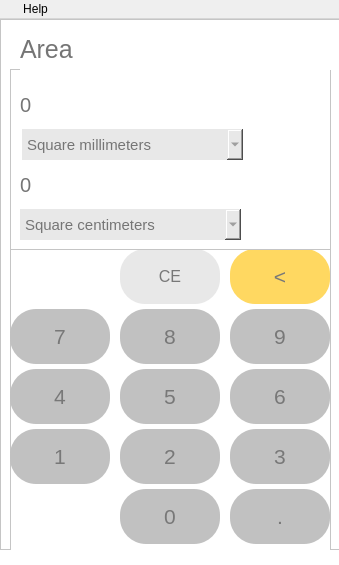
<?xml version="1.0" encoding="UTF-8"?>
<ui version="4.0">
 <class>MainWindow</class>
 <widget class="QMainWindow" name="MainWindow">
  <property name="geometry">
   <rect>
    <x>0</x>
    <y>0</y>
    <width>339</width>
    <height>565</height>
   </rect>
  </property>
  <property name="minimumSize">
   <size>
    <width>339</width>
    <height>565</height>
   </size>
  </property>
  <property name="maximumSize">
   <size>
    <width>339</width>
    <height>565</height>
   </size>
  </property>
  <property name="sizeIncrement">
   <size>
    <width>0</width>
    <height>1</height>
   </size>
  </property>
  <property name="windowTitle">
   <string>Calculator</string>
  </property>
  <property name="windowIcon">
   <iconset>
    <normaloff>../images/logo.png</normaloff>../images/logo.png</iconset>
  </property>
  <property name="toolTipDuration">
   <number>-1</number>
  </property>
  <property name="layoutDirection">
   <enum>Qt::LeftToRight</enum>
  </property>
  <property name="autoFillBackground">
   <bool>false</bool>
  </property>
  <property name="styleSheet">
   <string notr="true"/>
  </property>
  <widget class="QWidget" name="centralwidget">
   <property name="styleSheet">
    <string notr="true">background-color: rgb(255, 255, 255);</string>
   </property>
   <widget class="QFrame" name="frame">
    <property name="geometry">
     <rect>
      <x>0</x>
      <y>0</y>
      <width>341</width>
      <height>531</height>
     </rect>
    </property>
    <property name="styleSheet">
     <string notr="true"/>
    </property>
    <property name="frameShape">
     <enum>QFrame::StyledPanel</enum>
    </property>
    <property name="frameShadow">
     <enum>QFrame::Raised</enum>
    </property>
    <widget class="QFrame" name="frame_buttons">
     <property name="geometry">
      <rect>
       <x>10</x>
       <y>230</y>
       <width>321</width>
       <height>311</height>
      </rect>
     </property>
     <property name="styleSheet">
      <string notr="true"/>
     </property>
     <property name="frameShape">
      <enum>QFrame::StyledPanel</enum>
     </property>
     <property name="frameShadow">
      <enum>QFrame::Raised</enum>
     </property>
     <widget class="QPushButton" name="area_point">
      <property name="geometry">
       <rect>
        <x>220</x>
        <y>240</y>
        <width>100</width>
        <height>55</height>
       </rect>
      </property>
      <property name="font">
       <font>
        <pointsize>16</pointsize>
       </font>
      </property>
      <property name="styleSheet">
       <string notr="true">color: rgb(120, 120, 120);
background-color: rgb(193, 193, 193);
border-radius: 26px;</string>
      </property>
      <property name="text">
       <string>.</string>
      </property>
     </widget>
     <widget class="QPushButton" name="area_three">
      <property name="geometry">
       <rect>
        <x>220</x>
        <y>180</y>
        <width>100</width>
        <height>55</height>
       </rect>
      </property>
      <property name="font">
       <font>
        <pointsize>16</pointsize>
       </font>
      </property>
      <property name="styleSheet">
       <string notr="true">color: rgb(120, 120, 120);
background-color: rgb(193, 193, 193);
border-radius: 26px;</string>
      </property>
      <property name="text">
       <string>3</string>
      </property>
     </widget>
     <widget class="QPushButton" name="area_zero">
      <property name="geometry">
       <rect>
        <x>110</x>
        <y>240</y>
        <width>100</width>
        <height>55</height>
       </rect>
      </property>
      <property name="font">
       <font>
        <pointsize>16</pointsize>
       </font>
      </property>
      <property name="styleSheet">
       <string notr="true">color: rgb(120, 120, 120);
background-color: rgb(193, 193, 193);
border-radius: 26px;</string>
      </property>
      <property name="text">
       <string>0</string>
      </property>
     </widget>
     <widget class="QPushButton" name="area_two">
      <property name="geometry">
       <rect>
        <x>110</x>
        <y>180</y>
        <width>100</width>
        <height>55</height>
       </rect>
      </property>
      <property name="font">
       <font>
        <pointsize>16</pointsize>
       </font>
      </property>
      <property name="styleSheet">
       <string notr="true">color: rgb(120, 120, 120);
background-color: rgb(193, 193, 193);
border-radius: 26px;</string>
      </property>
      <property name="text">
       <string>2</string>
      </property>
     </widget>
     <widget class="QPushButton" name="area_eight">
      <property name="geometry">
       <rect>
        <x>110</x>
        <y>60</y>
        <width>100</width>
        <height>55</height>
       </rect>
      </property>
      <property name="font">
       <font>
        <pointsize>16</pointsize>
       </font>
      </property>
      <property name="styleSheet">
       <string notr="true">color: rgb(120, 120, 120);
background-color: rgb(193, 193, 193);
border-radius: 26px;</string>
      </property>
      <property name="text">
       <string>8</string>
      </property>
     </widget>
     <widget class="QPushButton" name="area_five">
      <property name="geometry">
       <rect>
        <x>110</x>
        <y>120</y>
        <width>100</width>
        <height>55</height>
       </rect>
      </property>
      <property name="font">
       <font>
        <pointsize>16</pointsize>
       </font>
      </property>
      <property name="styleSheet">
       <string notr="true">color: rgb(120, 120, 120);
background-color: rgb(193, 193, 193);
border-radius: 26px;</string>
      </property>
      <property name="text">
       <string>5</string>
      </property>
     </widget>
     <widget class="QPushButton" name="area_seven">
      <property name="geometry">
       <rect>
        <x>0</x>
        <y>60</y>
        <width>100</width>
        <height>55</height>
       </rect>
      </property>
      <property name="font">
       <font>
        <pointsize>16</pointsize>
       </font>
      </property>
      <property name="styleSheet">
       <string notr="true">color: rgb(120, 120, 120);
background-color: rgb(193, 193, 193);
border-radius: 26px;</string>
      </property>
      <property name="text">
       <string>7</string>
      </property>
     </widget>
     <widget class="QPushButton" name="area_six">
      <property name="geometry">
       <rect>
        <x>220</x>
        <y>120</y>
        <width>100</width>
        <height>55</height>
       </rect>
      </property>
      <property name="font">
       <font>
        <pointsize>16</pointsize>
       </font>
      </property>
      <property name="styleSheet">
       <string notr="true">color: rgb(120, 120, 120);
background-color: rgb(193, 193, 193);
border-radius: 26px;</string>
      </property>
      <property name="text">
       <string>6</string>
      </property>
     </widget>
     <widget class="QPushButton" name="area_four">
      <property name="geometry">
       <rect>
        <x>0</x>
        <y>120</y>
        <width>100</width>
        <height>55</height>
       </rect>
      </property>
      <property name="font">
       <font>
        <pointsize>16</pointsize>
       </font>
      </property>
      <property name="styleSheet">
       <string notr="true">color: rgb(120, 120, 120);
background-color: rgb(193, 193, 193);
border-radius: 26px;</string>
      </property>
      <property name="text">
       <string>4</string>
      </property>
     </widget>
     <widget class="QPushButton" name="area_nine">
      <property name="geometry">
       <rect>
        <x>220</x>
        <y>60</y>
        <width>100</width>
        <height>55</height>
       </rect>
      </property>
      <property name="font">
       <font>
        <pointsize>16</pointsize>
       </font>
      </property>
      <property name="styleSheet">
       <string notr="true">color: rgb(120, 120, 120);
background-color: rgb(193, 193, 193);
border-radius: 26px;</string>
      </property>
      <property name="text">
       <string>9</string>
      </property>
     </widget>
     <widget class="QPushButton" name="area_one">
      <property name="geometry">
       <rect>
        <x>0</x>
        <y>180</y>
        <width>100</width>
        <height>55</height>
       </rect>
      </property>
      <property name="font">
       <font>
        <pointsize>16</pointsize>
       </font>
      </property>
      <property name="styleSheet">
       <string notr="true">color: rgb(120, 120, 120);
background-color: rgb(193, 193, 193);
border-radius: 26px;</string>
      </property>
      <property name="text">
       <string>1</string>
      </property>
     </widget>
     <widget class="QPushButton" name="area_ce">
      <property name="geometry">
       <rect>
        <x>110</x>
        <y>0</y>
        <width>100</width>
        <height>55</height>
       </rect>
      </property>
      <property name="font">
       <font>
        <pointsize>12</pointsize>
       </font>
      </property>
      <property name="toolTip">
       <string>Clear</string>
      </property>
      <property name="styleSheet">
       <string notr="true">color: rgb(120, 120, 120);
background-color: rgb(232, 232, 232);
border-radius: 25px;</string>
      </property>
      <property name="text">
       <string>CE</string>
      </property>
     </widget>
     <widget class="QPushButton" name="area_back">
      <property name="geometry">
       <rect>
        <x>220</x>
        <y>0</y>
        <width>100</width>
        <height>55</height>
       </rect>
      </property>
      <property name="font">
       <font>
        <pointsize>16</pointsize>
       </font>
      </property>
      <property name="toolTip">
       <string>Remove/Back</string>
      </property>
      <property name="styleSheet">
       <string notr="true">color: rgb(120, 120, 120);
border-radius: 25px;
background-color: rgb(255, 216, 97);
</string>
      </property>
      <property name="text">
       <string>&lt;</string>
      </property>
     </widget>
    </widget>
    <widget class="QFrame" name="frame_calculations_display">
     <property name="geometry">
      <rect>
       <x>10</x>
       <y>50</y>
       <width>321</width>
       <height>181</height>
      </rect>
     </property>
     <property name="styleSheet">
      <string notr="true"/>
     </property>
     <property name="frameShape">
      <enum>QFrame::StyledPanel</enum>
     </property>
     <property name="frameShadow">
      <enum>QFrame::Raised</enum>
     </property>
     <widget class="QLabel" name="area_label_1">
      <property name="geometry">
       <rect>
        <x>10</x>
        <y>20</y>
        <width>141</width>
        <height>31</height>
       </rect>
      </property>
      <property name="font">
       <font>
        <pointsize>15</pointsize>
       </font>
      </property>
      <property name="styleSheet">
       <string notr="true">color: rgb(117, 117, 117);</string>
      </property>
      <property name="text">
       <string>0</string>
      </property>
     </widget>
     <widget class="QLabel" name="area_label_2">
      <property name="geometry">
       <rect>
        <x>10</x>
        <y>100</y>
        <width>171</width>
        <height>31</height>
       </rect>
      </property>
      <property name="font">
       <font>
        <pointsize>15</pointsize>
       </font>
      </property>
      <property name="styleSheet">
       <string notr="true">color: rgb(117, 117, 117);</string>
      </property>
      <property name="text">
       <string>0</string>
      </property>
     </widget>
     <widget class="QComboBox" name="area_comboBox_1">
      <property name="geometry">
       <rect>
        <x>12</x>
        <y>60</y>
        <width>221</width>
        <height>31</height>
       </rect>
      </property>
      <property name="font">
       <font>
        <pointsize>11</pointsize>
       </font>
      </property>
      <property name="styleSheet">
       <string notr="true">color: rgb(117, 117, 117);
border-radius: 50px;
background-color: rgb(232, 232, 232);
</string>
      </property>
      <item>
       <property name="text">
        <string>Square millimeters</string>
       </property>
      </item>
      <item>
       <property name="text">
        <string>Square centimeters</string>
       </property>
      </item>
      <item>
       <property name="text">
        <string>Square meters</string>
       </property>
      </item>
      <item>
       <property name="text">
        <string>Square Kilometers</string>
       </property>
      </item>
     </widget>
     <widget class="QComboBox" name="area_comboBox_2">
      <property name="geometry">
       <rect>
        <x>10</x>
        <y>140</y>
        <width>221</width>
        <height>31</height>
       </rect>
      </property>
      <property name="font">
       <font>
        <pointsize>11</pointsize>
       </font>
      </property>
      <property name="styleSheet">
       <string notr="true">color: rgb(117, 117, 117);
border-radius: 50px;
background-color: rgb(232, 232, 232);
</string>
      </property>
      <property name="currentIndex">
       <number>1</number>
      </property>
      <item>
       <property name="text">
        <string>Square millimeters</string>
       </property>
      </item>
      <item>
       <property name="text">
        <string>Square centimeters</string>
       </property>
      </item>
      <item>
       <property name="text">
        <string>Square meters</string>
       </property>
      </item>
      <item>
       <property name="text">
        <string>Square Kilometers</string>
       </property>
      </item>
     </widget>
    </widget>
    <widget class="QLabel" name="label">
     <property name="geometry">
      <rect>
       <x>20</x>
       <y>10</y>
       <width>311</width>
       <height>41</height>
      </rect>
     </property>
     <property name="font">
      <font>
       <pointsize>19</pointsize>
      </font>
     </property>
     <property name="styleSheet">
      <string notr="true">color: rgb(117, 117, 117);</string>
     </property>
     <property name="text">
      <string>Area</string>
     </property>
    </widget>
   </widget>
  </widget>
  <widget class="QMenuBar" name="menuBar">
   <property name="geometry">
    <rect>
     <x>0</x>
     <y>0</y>
     <width>339</width>
     <height>26</height>
    </rect>
   </property>
   <widget class="QMenu" name="menuOption">
    <property name="styleSheet">
     <string notr="true"/>
    </property>
    <property name="title">
     <string/>
    </property>
    <property name="icon">
     <iconset>
      <normaloff>../images/text.png</normaloff>../images/text.png</iconset>
    </property>
    <widget class="QMenu" name="menuCalculator">
     <property name="title">
      <string>Calculator</string>
     </property>
     <property name="icon">
      <iconset>
       <normaloff>../images/calculator(3).png</normaloff>../images/calculator(3).png</iconset>
     </property>
     <addaction name="actionStandard"/>
     <addaction name="actionScientific"/>
     <addaction name="actionProgrammer"/>
     <addaction name="actionDate_Calculation"/>
    </widget>
    <widget class="QMenu" name="menuConverter">
     <property name="title">
      <string>Converter</string>
     </property>
     <property name="icon">
      <iconset>
       <normaloff>../images/recycle.png</normaloff>../images/recycle.png</iconset>
     </property>
     <addaction name="actionCurrency"/>
     <addaction name="actionVolume"/>
     <addaction name="actionLength"/>
     <addaction name="actionWeight_and_Mass"/>
     <addaction name="actionTemperature"/>
     <addaction name="actionEnergy"/>
     <addaction name="actionArea"/>
     <addaction name="actionSpeed"/>
     <addaction name="actionTime"/>
     <addaction name="actionPower"/>
     <addaction name="actionData"/>
     <addaction name="actionPressure"/>
     <addaction name="actionAngle"/>
    </widget>
    <addaction name="menuCalculator"/>
    <addaction name="menuConverter"/>
    <addaction name="separator"/>
    <addaction name="actionExit"/>
   </widget>
   <widget class="QMenu" name="menuHelp">
    <property name="title">
     <string>Help</string>
    </property>
   </widget>
   <addaction name="menuOption"/>
   <addaction name="menuHelp"/>
  </widget>
  <action name="actionDark">
   <property name="text">
    <string>Dark</string>
   </property>
  </action>
  <action name="actionLight">
   <property name="text">
    <string>Light</string>
   </property>
  </action>
  <action name="actionSetting">
   <property name="text">
    <string>Setting</string>
   </property>
  </action>
  <action name="actionExit">
   <property name="icon">
    <iconset>
     <normaloff>../images/logout.png</normaloff>../images/logout.png</iconset>
   </property>
   <property name="text">
    <string>Exit</string>
   </property>
  </action>
  <action name="actionStandard">
   <property name="icon">
    <iconset>
     <normaloff>../images/calculator.png</normaloff>../images/calculator.png</iconset>
   </property>
   <property name="text">
    <string>Standard</string>
   </property>
  </action>
  <action name="actionScientific">
   <property name="icon">
    <iconset>
     <normaloff>../images/microscope.png</normaloff>../images/microscope.png</iconset>
   </property>
   <property name="text">
    <string>Scientific</string>
   </property>
  </action>
  <action name="actionProgrammer">
   <property name="icon">
    <iconset>
     <normaloff>../images/code.png</normaloff>../images/code.png</iconset>
   </property>
   <property name="text">
    <string>Programmer</string>
   </property>
  </action>
  <action name="actionDate_Calculation">
   <property name="icon">
    <iconset>
     <normaloff>../images/calendar.png</normaloff>../images/calendar.png</iconset>
   </property>
   <property name="text">
    <string>Date Calculation</string>
   </property>
  </action>
  <action name="actionCurrency">
   <property name="icon">
    <iconset>
     <normaloff>../images/money.png</normaloff>../images/money.png</iconset>
   </property>
   <property name="text">
    <string>Currency</string>
   </property>
  </action>
  <action name="actionVolume">
   <property name="icon">
    <iconset>
     <normaloff>../images/shapes.png</normaloff>../images/shapes.png</iconset>
   </property>
   <property name="text">
    <string>Volume</string>
   </property>
  </action>
  <action name="actionLength">
   <property name="icon">
    <iconset>
     <normaloff>../images/ruler.png</normaloff>../images/ruler.png</iconset>
   </property>
   <property name="text">
    <string>Length</string>
   </property>
  </action>
  <action name="actionWeight_and_Mass">
   <property name="icon">
    <iconset>
     <normaloff>../images/weighing-scale.png</normaloff>../images/weighing-scale.png</iconset>
   </property>
   <property name="text">
    <string>Weight and Mass</string>
   </property>
  </action>
  <action name="actionTemperature">
   <property name="icon">
    <iconset>
     <normaloff>../images/temperature.png</normaloff>../images/temperature.png</iconset>
   </property>
   <property name="text">
    <string>Temperature</string>
   </property>
  </action>
  <action name="actionEnergy">
   <property name="icon">
    <iconset>
     <normaloff>../images/fire.png</normaloff>../images/fire.png</iconset>
   </property>
   <property name="text">
    <string>Energy</string>
   </property>
  </action>
  <action name="actionArea">
   <property name="icon">
    <iconset>
     <normaloff>../images/area.png</normaloff>../images/area.png</iconset>
   </property>
   <property name="text">
    <string>Area</string>
   </property>
  </action>
  <action name="actionSpeed">
   <property name="icon">
    <iconset>
     <normaloff>../images/fast.png</normaloff>../images/fast.png</iconset>
   </property>
   <property name="text">
    <string>Speed</string>
   </property>
  </action>
  <action name="actionTime">
   <property name="icon">
    <iconset>
     <normaloff>../images/clock.png</normaloff>../images/clock.png</iconset>
   </property>
   <property name="text">
    <string>Time</string>
   </property>
  </action>
  <action name="actionPower">
   <property name="icon">
    <iconset>
     <normaloff>../images/energy.png</normaloff>../images/energy.png</iconset>
   </property>
   <property name="text">
    <string>Power</string>
   </property>
  </action>
  <action name="actionData">
   <property name="icon">
    <iconset>
     <normaloff>../images/statistics.png</normaloff>../images/statistics.png</iconset>
   </property>
   <property name="text">
    <string>Data</string>
   </property>
  </action>
  <action name="actionPressure">
   <property name="icon">
    <iconset>
     <normaloff>../images/indicator.png</normaloff>../images/indicator.png</iconset>
   </property>
   <property name="text">
    <string>Pressure</string>
   </property>
  </action>
  <action name="actionAngle">
   <property name="icon">
    <iconset>
     <normaloff>../images/angle.png</normaloff>../images/angle.png</iconset>
   </property>
   <property name="text">
    <string>Angle</string>
   </property>
  </action>
  <action name="actionHelp">
   <property name="text">
    <string>Help</string>
   </property>
  </action>
  <action name="actionDark_">
   <property name="text">
    <string>Dark</string>
   </property>
  </action>
  <action name="actionLight_">
   <property name="text">
    <string>Light</string>
   </property>
  </action>
 </widget>
 <resources/>
 <connections/>
</ui>
